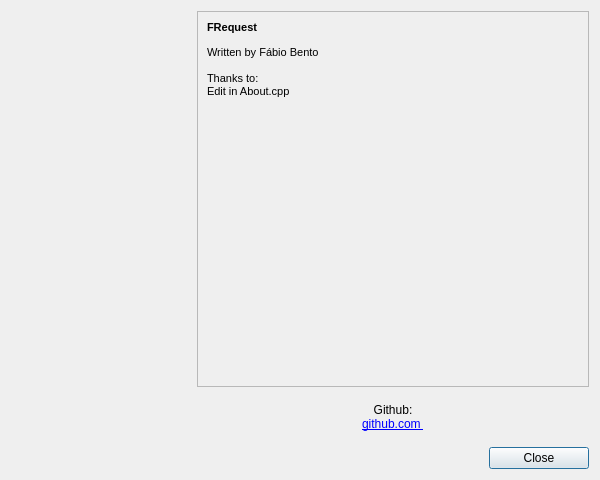
<?xml version="1.0" encoding="UTF-8"?>
<ui version="4.0">
 <class>About</class>
 <widget class="QDialog" name="About">
  <property name="geometry">
   <rect>
    <x>0</x>
    <y>0</y>
    <width>600</width>
    <height>480</height>
   </rect>
  </property>
  <property name="sizePolicy">
   <sizepolicy hsizetype="Preferred" vsizetype="Preferred">
    <horstretch>0</horstretch>
    <verstretch>0</verstretch>
   </sizepolicy>
  </property>
  <property name="windowTitle">
   <string>About FRequest</string>
  </property>
  <layout class="QHBoxLayout" name="horizontalLayout_2">
   <item>
    <widget class="QLabel" name="lbImage">
     <property name="sizePolicy">
      <sizepolicy hsizetype="Fixed" vsizetype="Preferred">
       <horstretch>0</horstretch>
       <verstretch>0</verstretch>
      </sizepolicy>
     </property>
     <property name="minimumSize">
      <size>
       <width>180</width>
       <height>0</height>
      </size>
     </property>
     <property name="text">
      <string/>
     </property>
     <property name="pixmap">
      <pixmap>:/icons/frequest_icon.png</pixmap>
     </property>
     <property name="scaledContents">
      <bool>true</bool>
     </property>
    </widget>
   </item>
   <item>
    <layout class="QVBoxLayout" name="verticalLayout_2">
     <item>
      <layout class="QVBoxLayout" name="verticalLayout">
       <item>
        <widget class="QScrollArea" name="scrollArea">
         <property name="sizePolicy">
          <sizepolicy hsizetype="Preferred" vsizetype="Expanding">
           <horstretch>0</horstretch>
           <verstretch>0</verstretch>
          </sizepolicy>
         </property>
         <property name="widgetResizable">
          <bool>true</bool>
         </property>
         <widget class="QWidget" name="scrollAreaWidgetContents">
          <property name="geometry">
           <rect>
            <x>0</x>
            <y>0</y>
            <width>390</width>
            <height>363</height>
           </rect>
          </property>
          <property name="sizePolicy">
           <sizepolicy hsizetype="Preferred" vsizetype="Expanding">
            <horstretch>0</horstretch>
            <verstretch>0</verstretch>
           </sizepolicy>
          </property>
          <layout class="QVBoxLayout" name="verticalLayout_3">
           <item>
            <widget class="QLabel" name="lbAbout">
             <property name="sizePolicy">
              <sizepolicy hsizetype="Preferred" vsizetype="Expanding">
               <horstretch>0</horstretch>
               <verstretch>0</verstretch>
              </sizepolicy>
             </property>
             <property name="text">
              <string>&lt;!DOCTYPE HTML PUBLIC &quot;-//W3C//DTD HTML 4.0//EN&quot; &quot;http://www.w3.org/TR/REC-html40/strict.dtd&quot;&gt;
&lt;html&gt;&lt;head&gt;&lt;meta name=&quot;qrichtext&quot; content=&quot;1&quot; /&gt;&lt;style type=&quot;text/css&quot;&gt;
p, li { white-space: pre-wrap; }
&lt;/style&gt;&lt;/head&gt;&lt;body style=&quot; font-family:'MS Shell Dlg 2'; font-size:8pt; font-weight:400; font-style:normal;&quot;&gt;
&lt;p style=&quot; margin-top:0px; margin-bottom:0px; margin-left:0px; margin-right:0px; -qt-block-indent:0; text-indent:0px;&quot;&gt;&lt;span style=&quot; font-weight:600;&quot;&gt;FRequest&lt;/span&gt; &lt;/p&gt;
&lt;p style=&quot; margin-top:12px; margin-bottom:12px; margin-left:0px; margin-right:0px; -qt-block-indent:0; text-indent:0px;&quot;&gt;Written by Fábio Bento&lt;br /&gt;&lt;br /&gt;Thanks to:&lt;br /&gt;Edit in About.cpp&lt;/p&gt;&lt;/body&gt;&lt;/html&gt;</string>
             </property>
             <property name="alignment">
              <set>Qt::AlignLeading|Qt::AlignLeft|Qt::AlignTop</set>
             </property>
             <property name="wordWrap">
              <bool>true</bool>
             </property>
             <property name="openExternalLinks">
              <bool>true</bool>
             </property>
            </widget>
           </item>
          </layout>
         </widget>
        </widget>
       </item>
       <item>
        <spacer name="verticalSpacer_2">
         <property name="orientation">
          <enum>Qt::Vertical</enum>
         </property>
         <property name="sizeType">
          <enum>QSizePolicy::Fixed</enum>
         </property>
         <property name="sizeHint" stdset="0">
          <size>
           <width>20</width>
           <height>10</height>
          </size>
         </property>
        </spacer>
       </item>
       <item>
        <widget class="QLabel" name="lbCommunity">
         <property name="text">
          <string>&lt;html&gt;&lt;head/&gt;&lt;body&gt;&lt;p align=&quot;center&quot;&gt;Github:&lt;br/&gt;&lt;a href=&quot;http://oni.bungie.org&quot;&gt;&lt;span style=&quot; text-decoration: underline; color:#0000ff;&quot;&gt;github.com &lt;/span&gt;&lt;/a&gt;&lt;/p&gt;&lt;/body&gt;&lt;/html&gt;</string>
         </property>
         <property name="wordWrap">
          <bool>true</bool>
         </property>
         <property name="openExternalLinks">
          <bool>true</bool>
         </property>
        </widget>
       </item>
       <item>
        <spacer name="verticalSpacer">
         <property name="orientation">
          <enum>Qt::Vertical</enum>
         </property>
         <property name="sizeType">
          <enum>QSizePolicy::Fixed</enum>
         </property>
         <property name="sizeHint" stdset="0">
          <size>
           <width>20</width>
           <height>10</height>
          </size>
         </property>
        </spacer>
       </item>
      </layout>
     </item>
     <item>
      <layout class="QHBoxLayout" name="horizontalLayout">
       <item>
        <spacer name="horizontalSpacer">
         <property name="orientation">
          <enum>Qt::Horizontal</enum>
         </property>
         <property name="sizeHint" stdset="0">
          <size>
           <width>40</width>
           <height>20</height>
          </size>
         </property>
        </spacer>
       </item>
       <item>
        <widget class="QPushButton" name="pushButton">
         <property name="minimumSize">
          <size>
           <width>100</width>
           <height>0</height>
          </size>
         </property>
         <property name="text">
          <string>Close</string>
         </property>
        </widget>
       </item>
      </layout>
     </item>
    </layout>
   </item>
  </layout>
 </widget>
 <resources/>
 <connections/>
</ui>
